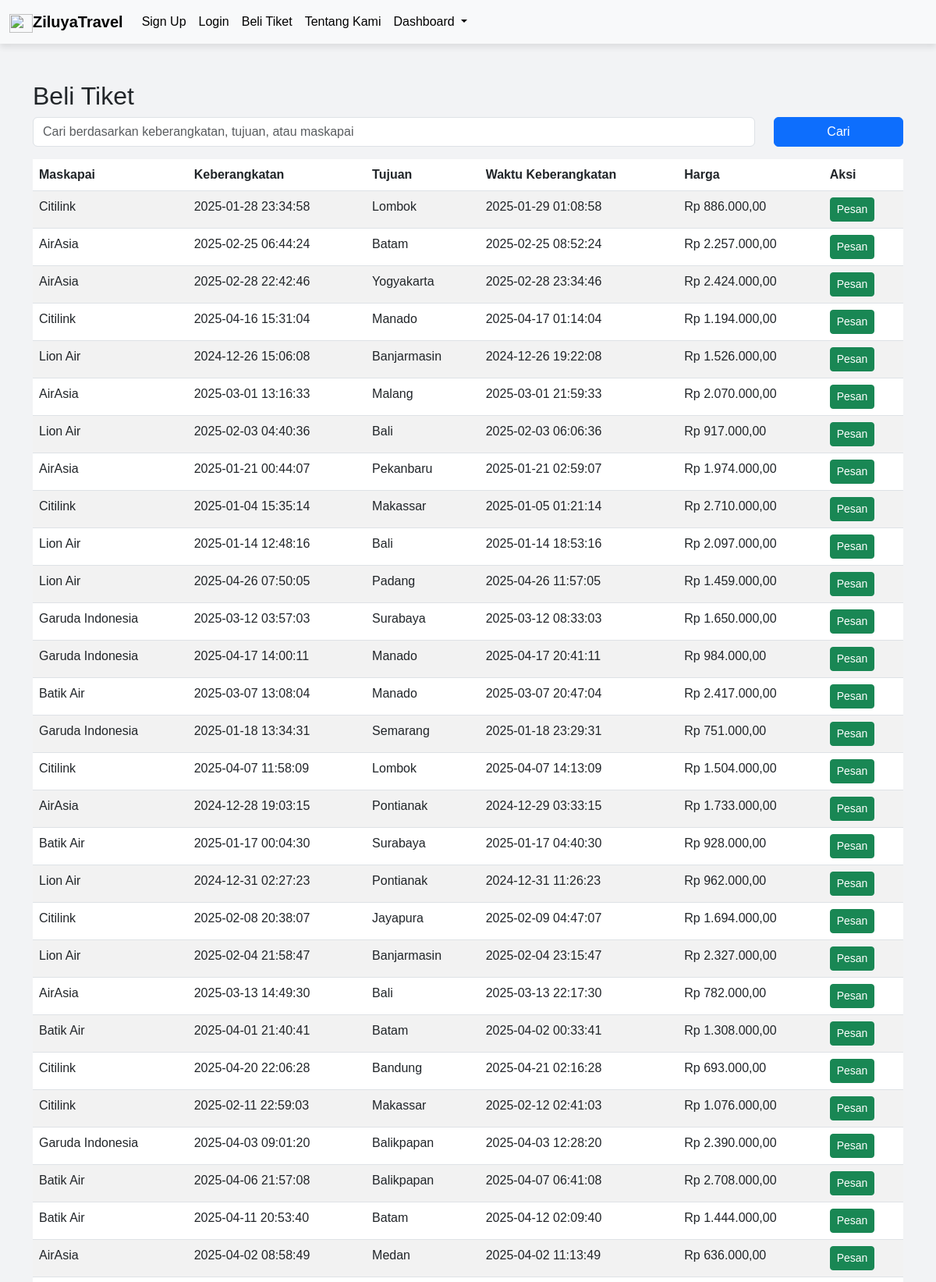
The app's page /index.php?page=buy_ticket (upper part) with its own data.
### tables this page shows
CREATE TABLE `flights` (
  `id` varchar(50) NOT NULL,
  `maskapai` varchar(255) DEFAULT NULL,
  `jadwal_keberangkatan` datetime DEFAULT NULL,
  `jadwal_kedatangan` datetime DEFAULT NULL,
  `estimasi_penerbangan` varchar(50) DEFAULT NULL,
  `harga` decimal(10,2) DEFAULT NULL,
  `destinasi` varchar(255) DEFAULT NULL
);

### views/buy_ticket.php (the view, shortened to what this page needs)
<!DOCTYPE html>
<html lang="id">
<head>
    <link rel="stylesheet" href="https://cdn.jsdelivr.net/npm/bootstrap@5.3.0-alpha1/dist/css/bootstrap.min.css">
</head>
<body>
<nav class="navbar navbar-expand-lg navbar-light bg-light">
    <div class="container-fluid">
        <a href="https://imgbb.com/"><img src="https://i.ibb.co.com/Ky6nmpt/logo-z.png" alt="" width="30" height="24" class="d-inline-block align-text-top">
        <a class="navbar-brand" href="index.php?page=home">ZiluyaTravel</a>
        <div class="collapse navbar-collapse" id="navbarNav">
            <ul class="navbar-nav">
            <li class="nav-item">
                    <a class="nav-link" href="index.php?page=signup">Sign Up</a>
                </li>
                <li class="nav-item">
                    <a class="nav-link" href="index.php?page=login">Login</a>
                </li>
                <li class="nav-item">
                    <a class="nav-link" href="index.php?page=buy_ticket">Beli Tiket</a>
                </li>
                <li class="nav-item">
                    <a class="nav-link" href="index.php?page=about_me">Tentang Kami</a>
                </li>
                <li class="nav-item dropdown">
                    <a class="nav-link dropdown-toggle" href="#" id="navbarDropdown" role="button" data-bs-toggle="dropdown" aria-expanded="false">
                        Dashboard
                    </a>
                </li>
            </ul>
        </div>
    </div>
</nav>
    <div class="container mt-5">
        <h2>Beli Tiket</h2>
        <form method="GET" action="index.php" class="mb-3">
            <div class="row">
                <div class="col-md-10">
                    <input type="text" class="form-control" name="search" placeholder="Cari berdasarkan keberangkatan, tujuan, atau maskapai" value="<?php echo htmlspecialchars($_GET['search'] ?? ''); ?>">
                </div>
                <div class="col-md-2">
                    <button type="submit" class="btn btn-primary w-100">Cari</button>
                </div>
            </div>
        </form>
        <table class="table table-striped">
            <thead>
                <tr>
                    <th>Maskapai</th>
                    <th>Keberangkatan</th>
                    <th>Tujuan</th>
                    <th>Waktu Keberangkatan</th>
                    <th>Harga</th>
                    <th>Aksi</th>
                </tr>
            </thead>
            <tbody>
                <?php
                $db = (new Database())->getConnection();
                $search = $_GET['search'] ?? '';
                $query = "SELECT * FROM flights WHERE
                          maskapai LIKE :search OR
                          jadwal_keberangkatan LIKE :search OR
                          destinasi LIKE :search";
                $stmt = $db->prepare($query);
                $searchTerm = "%$search%";
                $stmt->bindParam(':search', $searchTerm);
                $stmt->execute();
                $flights = $stmt->fetchAll(PDO::FETCH_ASSOC);
                if ($flights):
                    foreach ($flights as $flight): ?>
                        <tr>
                            <td><?= htmlspecialchars($flight['maskapai']) ?></td>
                            <td><?= htmlspecialchars($flight['jadwal_keberangkatan']) ?></td>
                            <td><?= htmlspecialchars($flight['destinasi']) ?></td>
                            <td><?= htmlspecialchars($flight['jadwal_kedatangan']) ?></td>
                            <td>Rp <?= number_format($flight['harga'], 2, ',', '.') ?></td>
                            <td>
                                <a href="index.php?page=confirm_ticket&flight_id=<?= $flight['id'] ?>" class="btn btn-success btn-sm">Pesan</a>
                            </td>
                        </tr>
                    <?php endforeach; ?>
                <?php else: ?>
                    <tr>
                        <td colspan="6" class="text-center">Penerbangan tidak ditemukan.</td>
                    </tr>
                <?php endif; ?>
            </tbody>
        </table>
    </div>
</body>
</html>

### index.php (shortened to what this page needs)
<?php
$page = $_GET['page'] ?? 'home';
switch ($page) {
    case 'buy_ticket':
        require_once 'views/buy_ticket.php';
        break;
}
?>

### views/buy_ticket.php (style rules this page uses)
body { background: #f2f3f5; font-family: 'Arial', sans-serif; }
.navbar { background: rgb(0, 0, 0); box-shadow: 0 4px 8px rgba(0, 0, 0, 0.1); }
.navbar .navbar-brand { font-weight: bold; color: black !important; }
.navbar .nav-link { color: black !important; }

### records on screen
flights: maskapai "Citilink", jadwal_keberangkatan "2025-01-28 23:34:58", destinasi "Lombok", jadwal_kedatangan "2025-01-29 01:08:58", harga "886.000,00"
flights: maskapai "AirAsia", jadwal_keberangkatan "2025-02-25 06:44:24", destinasi "Batam", jadwal_kedatangan "2025-02-25 08:52:24", harga "2.257.000,00"
flights: maskapai "AirAsia", jadwal_keberangkatan "2025-02-28 22:42:46", destinasi "Yogyakarta", jadwal_kedatangan "2025-02-28 23:34:46", harga "2.424.000,00"
flights: maskapai "Citilink", jadwal_keberangkatan "2025-04-16 15:31:04", destinasi "Manado", jadwal_kedatangan "2025-04-17 01:14:04", harga "1.194.000,00"
flights: maskapai "Lion Air", jadwal_keberangkatan "2024-12-26 15:06:08", destinasi "Banjarmasin", jadwal_kedatangan "2024-12-26 19:22:08", harga "1.526.000,00"
flights: maskapai "AirAsia", jadwal_keberangkatan "2025-03-01 13:16:33", destinasi "Malang", jadwal_kedatangan "2025-03-01 21:59:33", harga "2.070.000,00"
flights: maskapai "Lion Air", jadwal_keberangkatan "2025-02-03 04:40:36", destinasi "Bali", jadwal_kedatangan "2025-02-03 06:06:36", harga "917.000,00"
flights: maskapai "AirAsia", jadwal_keberangkatan "2025-01-21 00:44:07", destinasi "Pekanbaru", jadwal_kedatangan "2025-01-21 02:59:07", harga "1.974.000,00"
flights: maskapai "Citilink", jadwal_keberangkatan "2025-01-04 15:35:14", destinasi "Makassar", jadwal_kedatangan "2025-01-05 01:21:14", harga "2.710.000,00"
flights: maskapai "Lion Air", jadwal_keberangkatan "2025-01-14 12:48:16", destinasi "Bali", jadwal_kedatangan "2025-01-14 18:53:16", harga "2.097.000,00"
flights: maskapai "Lion Air", jadwal_keberangkatan "2025-04-26 07:50:05", destinasi "Padang", jadwal_kedatangan "2025-04-26 11:57:05", harga "1.459.000,00"
flights: maskapai "Garuda Indonesia", jadwal_keberangkatan "2025-03-12 03:57:03", destinasi "Surabaya", jadwal_kedatangan "2025-03-12 08:33:03", harga "1.650.000,00"
flights: maskapai "Garuda Indonesia", jadwal_keberangkatan "2025-04-17 14:00:11", destinasi "Manado", jadwal_kedatangan "2025-04-17 20:41:11", harga "984.000,00"
flights: maskapai "Batik Air", jadwal_keberangkatan "2025-03-07 13:08:04", destinasi "Manado", jadwal_kedatangan "2025-03-07 20:47:04", harga "2.417.000,00"
flights: maskapai "Garuda Indonesia", jadwal_keberangkatan "2025-01-18 13:34:31", destinasi "Semarang", jadwal_kedatangan "2025-01-18 23:29:31", harga "751.000,00"
flights: maskapai "Citilink", jadwal_keberangkatan "2025-04-07 11:58:09", destinasi "Lombok", jadwal_kedatangan "2025-04-07 14:13:09", harga "1.504.000,00"
flights: maskapai "AirAsia", jadwal_keberangkatan "2024-12-28 19:03:15", destinasi "Pontianak", jadwal_kedatangan "2024-12-29 03:33:15", harga "1.733.000,00"
flights: maskapai "Batik Air", jadwal_keberangkatan "2025-01-17 00:04:30", destinasi "Surabaya", jadwal_kedatangan "2025-01-17 04:40:30", harga "928.000,00"
flights: maskapai "Lion Air", jadwal_keberangkatan "2024-12-31 02:27:23", destinasi "Pontianak", jadwal_kedatangan "2024-12-31 11:26:23", harga "962.000,00"
flights: maskapai "Citilink", jadwal_keberangkatan "2025-02-08 20:38:07", destinasi "Jayapura", jadwal_kedatangan "2025-02-09 04:47:07", harga "1.694.000,00"
flights: maskapai "Lion Air", jadwal_keberangkatan "2025-02-04 21:58:47", destinasi "Banjarmasin", jadwal_kedatangan "2025-02-04 23:15:47", harga "2.327.000,00"
flights: maskapai "AirAsia", jadwal_keberangkatan "2025-03-13 14:49:30", destinasi "Bali", jadwal_kedatangan "2025-03-13 22:17:30", harga "782.000,00"
flights: maskapai "Batik Air", jadwal_keberangkatan "2025-04-01 21:40:41", destinasi "Batam", jadwal_kedatangan "2025-04-02 00:33:41", harga "1.308.000,00"
flights: maskapai "Citilink", jadwal_keberangkatan "2025-04-20 22:06:28", destinasi "Bandung", jadwal_kedatangan "2025-04-21 02:16:28", harga "693.000,00"
flights: maskapai "Citilink", jadwal_keberangkatan "2025-02-11 22:59:03", destinasi "Makassar", jadwal_kedatangan "2025-02-12 02:41:03", harga "1.076.000,00"
flights: maskapai "Garuda Indonesia", jadwal_keberangkatan "2025-04-03 09:01:20", destinasi "Balikpapan", jadwal_kedatangan "2025-04-03 12:28:20", harga "2.390.000,00"
flights: maskapai "Batik Air", jadwal_keberangkatan "2025-04-06 21:57:08", destinasi "Balikpapan", jadwal_kedatangan "2025-04-07 06:41:08", harga "2.708.000,00"
flights: maskapai "Batik Air", jadwal_keberangkatan "2025-04-11 20:53:40", destinasi "Batam", jadwal_kedatangan "2025-04-12 02:09:40", harga "1.444.000,00"
flights: maskapai "AirAsia", jadwal_keberangkatan "2025-04-02 08:58:49", destinasi "Medan", jadwal_kedatangan "2025-04-02 11:13:49", harga "636.000,00"
